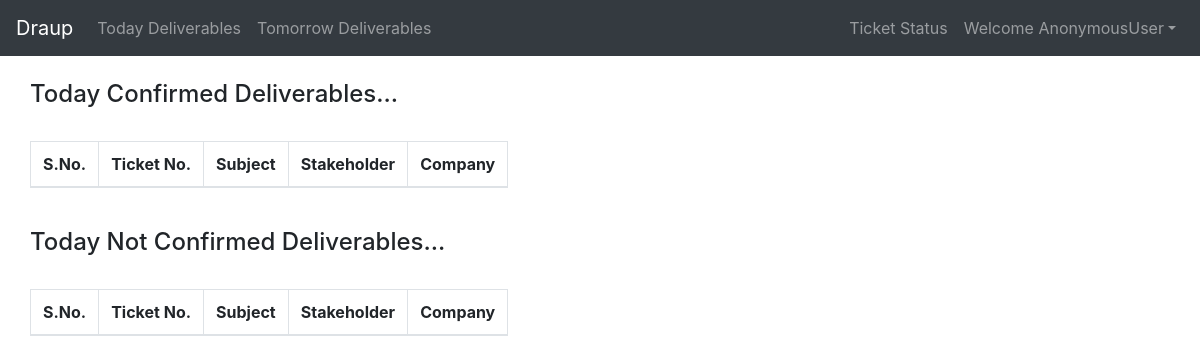
The app's page /home/sales/today-status, older data.
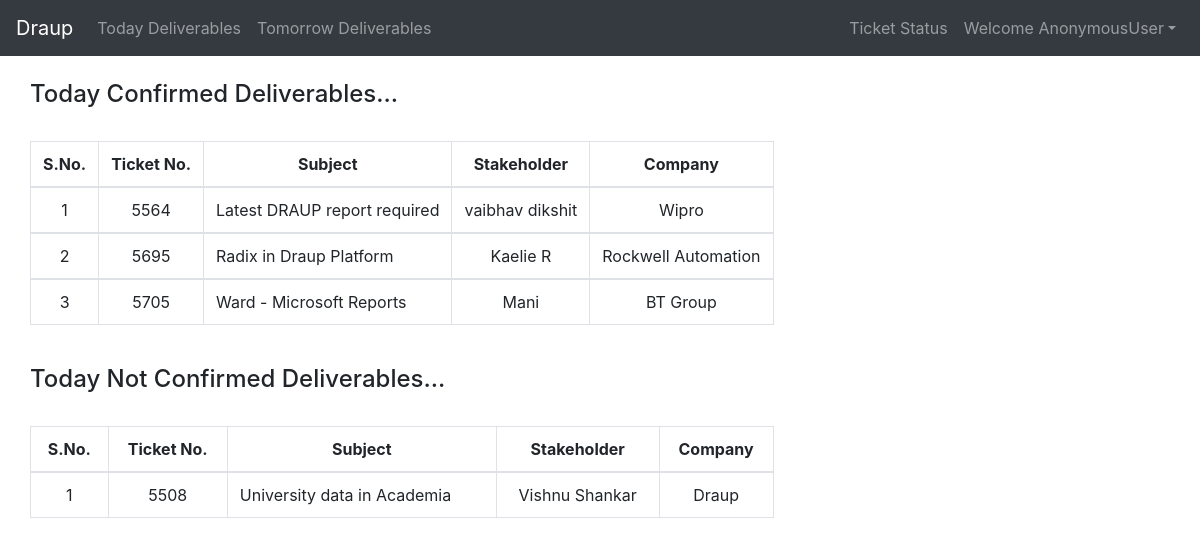
The same page, newer data.
### notifications/models.py (models this page shows, shortened)
class Ticket(models.Model):
    Ticket_ID = models.IntegerField(unique=True)
    Subject = models.CharField(max_length=256)
    Status = models.CharField(max_length=256)
    Source = models.CharField(max_length=256)
    Type = models.CharField(max_length=256)
    Agent = models.CharField(max_length=256)
    Group = models.CharField(max_length=256)
    Created_time = models.DateTimeField(null=False)
    Product = models.CharField(max_length=256)
    Follow_up_Date = models.CharField(max_length=256,null=True)
    Estimated_Delivery_Date = models.CharField(max_length=256,null=True)
    Full_name = models.CharField(max_length=256)
    Email = models.EmailField(max_length=256)
    Company_Name = models.CharField(max_length=256)

### notifications/views.py (the view)
# urls.py: path('sales/today-status',views.ticket_status_today,name='ticket_status_today'),
def ticket_status_today(request):
    today=str(date.today())
    Total_tick = Ticket.objects.values('Ticket_ID').filter(Estimated_Delivery_Date__icontains=today)
    Confirmed_Tickets = Confirmed_Ticket.objects.values('Ticket_ID').filter(updated_time__icontains=today)
    not_confirmed_ticket = Total_tick.difference(Confirmed_Tickets)
    Confirmed_Tickets = Ticket.objects.filter(Ticket_ID__in=Confirmed_Tickets)
    not_confirmed_ticket = Ticket.objects.filter(Ticket_ID__in=not_confirmed_ticket)
    tick_dict = {'Ticket':Confirmed_Tickets,'Ticketsnot':not_confirmed_ticket}
    return render(request,'notifications/status.html',context=tick_dict)

### notifications/templates/notifications/status.html (shortened to what this page needs)
{% extends 'notifications/base.html' %}
{% block body_block %}
<div class="container">
<div class="row">
<div>
<table class="table table-bordered">
  <br>
  <h4>Today Confirmed Deliverables...</h4>
  <br>
  <thead>
    <tr>
      <th style="text-align:center">S.No.</th>
      <th  style="text-align:center">Ticket No.</th>
      <th  style="text-align:center">Subject</th>
      <th  style="text-align:center">Stakeholder</th>
      <th  style="text-align:center">Company</th>
    </tr>
  </thead>
  {% for entry in Ticket %}
  <tbody>
    <tr>
      <td  style="text-align:center">{{forloop.counter}}</td>
      <td  style="text-align:center">{{entry.Ticket_ID}}</td>
      <td  style="text-align:left">{{entry.Subject}}</td>
      <td style="text-align:center">{{entry.Full_name}}</td>
      <td  style="text-align:center">{{entry.Company_Name}}</td>
    </tr>
    {% endfor %}
  </tbody>
</table>
<table class="table table-bordered">
  <br>
  <h4>Today Not Confirmed Deliverables...</h4>
  <br>
  <thead>
    <tr>
      <th style="text-align:center">S.No.</th>
      <th  style="text-align:center">Ticket No.</th>
      <th  style="text-align:center">Subject</th>
      <th  style="text-align:center">Stakeholder</th>
      <th  style="text-align:center">Company</th>
    </tr>
  </thead>
  {% for entry in Ticketsnot %}
  <tbody>
    <tr>
      <td  style="text-align:center">{{forloop.counter}}</td>
      <td  style="text-align:center">{{entry.Ticket_ID}}</td>
      <td  style="text-align:left">{{entry.Subject}}</td>
      <td style="text-align:center">{{entry.Full_name}}</td>
      <td  style="text-align:center">{{entry.Company_Name}}</td>
    </tr>
    {% endfor %}
  </tbody>
</table>
</div>
</div>
</div>
{% endblock %}

### notifications/templates/notifications/base.html (shortened to what this page needs)
<!DOCTYPE html>
<html>
  <head>
    <link rel="stylesheet" href="https://stackpath.bootstrapcdn.com/bootstrap/4.1.3/css/bootstrap.min.css"
>
    {% load static %}
    <link rel="stylesheet" type="text/css" href="{% static '/css/base.css' %}">
  </head>
  <body>
  	<nav class="navbar navbar-expand-lg navbar-dark bg-dark">
      <a class="navbar-brand" href="{%url 'home:home'%}">Draup</a>
      <div class="collapse navbar-collapse" id="bs-example-navbar-collapse-1">
        <div class="navbar-nav">
          <a class="nav-item nav-link " href="{%url 'home:todaydeliverables'%}">Today Deliverables</a>
          <a class="nav-item nav-link " href="{%url 'home:tomorrowdeliverables'%}">Tomorrow Deliverables</a>
        </div>
        <div class="navbar-nav ml-auto">
          <a class="nav-item nav-link" href="{%url 'home:ticket_status_today'%}">Ticket Status</a>
          <li class="dropdown dropdown-masked">
            <a href="#" class="nav-link dropdown-toggle" id="navbar-dropdown-menu" data-toggle="dropdown" role="button" aria-haspopup="true" aria-expanded="false">Welcome {{user}}</a>
          </li>
        </div>
      </div>
    </nav>
    {% block body_block%}
    {% endblock %}
</body>
</html>

Row changes from the older to the newer data that the page shows:
added Ticket: Ticket_ID "5564", Subject "Latest DRAUP report required", Full_name "vaibhav dikshit", Company_Name "Wipro", shown under "Today Confirmed Deliverables..."
added Ticket: Ticket_ID "5695", Subject "Radix in Draup Platform", Full_name "Kaelie R", Company_Name "Rockwell Automation", shown under "Today Confirmed Deliverables..."
added Ticket: Ticket_ID "5705", Subject "Ward - Microsoft Reports", Full_name "Mani", Company_Name "BT Group", shown under "Today Confirmed Deliverables..."
added Ticket: Ticket_ID "5508", Subject "University data in Academia", Full_name "Vishnu Shankar", Company_Name "Draup", shown under "Today Not Confirmed Deliverables..."
